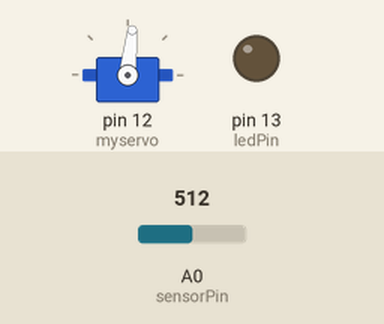
Simulated run of this sketch. Board: Arduino Uno, built with avr-gcc and run on an emulated ATmega328P. Shown: servo, output pins drawn as LEDs (lit = HIGH). The test bench sets the inputs (shaded band); at power-on: A0 (sensorPin) = 512.

Above: at 1.2 s.
1.3 s: A0 (sensorPin) set to 488
At 1.7 s:
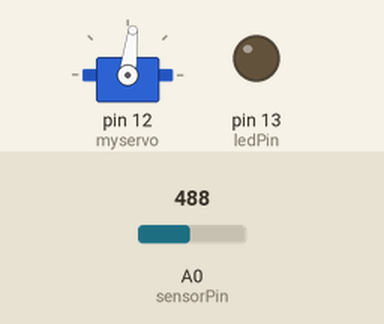
2.9 s: A0 (sensorPin) set to 467
5.9 s: A0 (sensorPin) set to 306
7.5 s: A0 (sensorPin) set to 122
At 8.0 s:
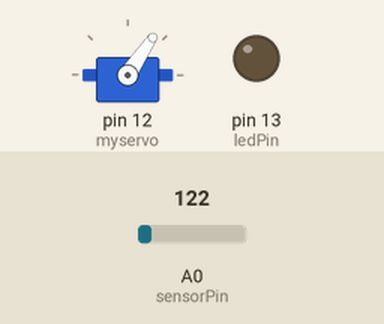
9.1 s: A0 (sensorPin) set to 511
At 9.17 s:
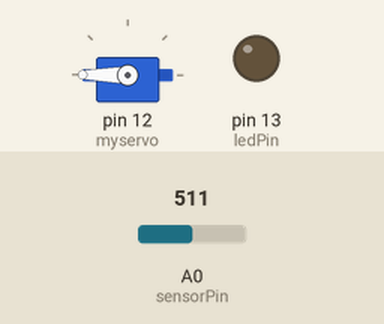
10.7 s: A0 (sensorPin) set to 0
At 10.78 s:
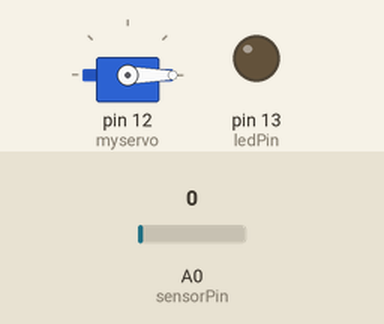
Timing chart, 0 to 13.3 s (numbered marks = the images above; inputs shaded):
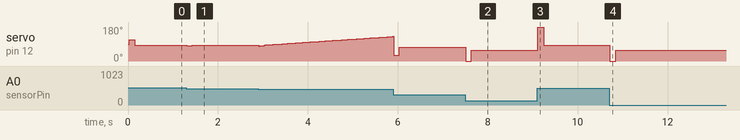

Measured:
- after the input at 1.3 s, servo on pin 12 (myservo): 84° → 80° at once, → 83° 0.12 s later
- after the input at 7.5 s, servo on pin 12 (myservo): 74° → 0° at once, → 56° 0.13 s later
- after the input at 9.1 s, servo on pin 12 (myservo): 56° → 180° at once, → 84° 0.13 s later
- after the input at 10.7 s, servo on pin 12 (myservo): 84° → 0° at once, → 56° 0.12 s later

The sketch:

ejemploPID.ino
```cpp
float Kp =1.2; //2

float Kd = 32; //35

float Ki =0.12; //0.1

int Rint = 8;

int Rext = 38;

unsigned long time = 0; // tiempo de ejecucion del ultimo ciclo

int period = 24; // Periodo de muestreo en ms

int sensorPin=0; //Pin Analogico donde esta conectada la señal del Sensor de distancia

int measure; // Lo que mide el sensor. Son ADCs.

int dcal [] = { // Calibracion de ADC a Distancia

  -193, -160, -110, -60, 0, 40, 60, 90, 120}; // ajustes con las medidas de la barra

int ADCcal [] = {

  177, 189, 231, 273, 372, 483, 558, 742, 970}; // lecturas del sensor sharp

int lastDist; // Valor anterior de Distancia para calcular la Velocidad

int dist; // distancia en mm con el 0 en el centro de la barra

int nvel=5; //  numero de valores de velocidad sobre los que calculamos la media

int v[5];

int vel; // valor medio de las nvel velocidades ultimas

float I; // Valor Integral


#include <Servo.h>  //libreria servoss

Servo myservo;  // create servo object to control a servo

float pos;

float reposo = 1350; // valor que mantiene la barra horizontal


int ledPin=13; // Pin de led verde.


void setup()

{

  analogReference(EXTERNAL); // AREF conectado a 3.3V

  myservo.attach(12);  // servo en pin 12

  Serial.begin(115200);

  pinMode(ledPin, OUTPUT);

}


void loop()

{

  if (millis()>time+period){ // ¿Ha transcurrido el periodo?

    time = millis();


    // Medimos DISTANCIA

    measure = analogRead(sensorPin); // lectura del sensor

    measure = constrain(measure, ADCcal[0], ADCcal[8]);  // ajuste a valores minimos y maximos

    lastDist = dist; // Guardamos el valor anterior de dist para calcular la velocidad

    for(int i =0; i<8; i++){ // Aplicamos curva de Calibracion de ADC a mm

      if (measure >= ADCcal[i] && measure< ADCcal[i+1]){

        dist = map(measure,ADCcal[i],ADCcal[i+1],dcal[i],dcal[i+1]);

      }

    }

    // Calculo de la media de la VELOCIDAD

    for (int i=0; i<nvel-1; i++){ // Movemos todas hacia la izq para dejar libre la ultima.

      v[i] =v[i+1];

    }

    v[nvel-1]= (dist - lastDist); // Ponemos un dato nuevo

    vel=0;

    for (int i=0; i<nvel; i++){ // Calculamos la media

      vel = vel+ v[i];

    }

    vel = vel/nvel;

    // Integral

    if(abs(dist)>Rint && abs(dist)<Rext){ // Solo si esta dentro de (-Rext,Rext) y fuera de (-Rint,Rint)

      I=I+dist*Ki;

    }

    else {

      I=0;

    }

    // Calculamos posicion del servo

    pos=Kp*dist+Kd*vel+I;

    myservo.writeMicroseconds(reposo+pos);


    if(abs(dist)<Rint){ // Si estamos dentro de Rint enciende Led

      digitalWrite(ledPin,HIGH);

    }

    else{

      digitalWrite(ledPin,LOW);

    }


    // if(1){ //Envio para PROCESSING

    //   Serial.print(dist+200);

    //   Serial.print(",");

    //   Serial.print(dist+200);

    //   Serial.print(",");

    //   Serial.print(vel);

    //   Serial.print(",");

    //   Serial.print(vel);

    //   Serial.print("$");

    // }

    // if(0){ // Debug

    //   Serial.print(millis());

    //   Serial.print(" ms|dist: ");

    //   Serial.print(dist);

    //   Serial.print("|vel: ");

    //   Serial.print(vel);

    //   Serial.print("|Kp*dist: ");

    //   Serial.print(Kp*dist);

    //   Serial.print("|Kd*vel: ");

    //   Serial.print(Kd*vel);

    //   Serial.print("|Int: ");

    //   Serial.print(I);

    //   Serial.print("|pos: ");

    //   Serial.println(pos);

    // }

    // if(0){// Para calibrar sensor de Distancia

    //   Serial.print(dist);

    //   Serial.print("mm     ADC: ");

    //   Serial.println(measure);

    // }

    // if(0){ // DeBug Velocidades

    //   for (int i=0; i<(nvel); i++){

    //     Serial.print(v[i]);

    //     Serial.print(",");

    //   }

    //   Serial.print("       vel:");

    //   Serial.println(vel);

    // }

  }

}
```
